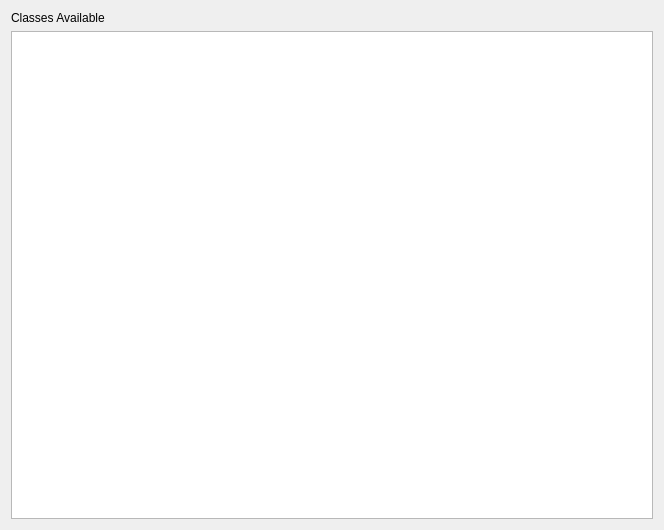
<?xml version="1.0" encoding="UTF-8"?>
<ui version="4.0">
 <class>CodeGenSelectPage</class>
 <widget class="QWidget" name="CodeGenSelectPage">
  <property name="geometry">
   <rect>
    <x>0</x>
    <y>0</y>
    <width>664</width>
    <height>530</height>
   </rect>
  </property>
  <property name="sizePolicy">
   <sizepolicy hsizetype="MinimumExpanding" vsizetype="MinimumExpanding">
    <horstretch>0</horstretch>
    <verstretch>0</verstretch>
   </sizepolicy>
  </property>
  <property name="windowTitle">
   <string>Code Generation Selection</string>
  </property>
  <layout class="QVBoxLayout">
   <item>
    <layout class="QHBoxLayout">
     <item>
      <layout class="QVBoxLayout">
       <property name="leftMargin">
        <number>0</number>
       </property>
       <item>
        <widget class="QLabel" name="ui_labelListAvailable">
         <property name="text">
          <string>Classes Available</string>
         </property>
        </widget>
       </item>
       <item>
        <widget class="QListWidget" name="ui_listAvailable">
         <property name="alternatingRowColors">
          <bool>true</bool>
         </property>
         <property name="selectionMode">
          <enum>QAbstractItemView::ExtendedSelection</enum>
         </property>
         <property name="selectionBehavior">
          <enum>QAbstractItemView::SelectItems</enum>
         </property>
         <property name="sortingEnabled">
          <bool>true</bool>
         </property>
        </widget>
       </item>
      </layout>
     </item>
    </layout>
   </item>
  </layout>
 </widget>
 <resources/>
 <connections/>
</ui>
